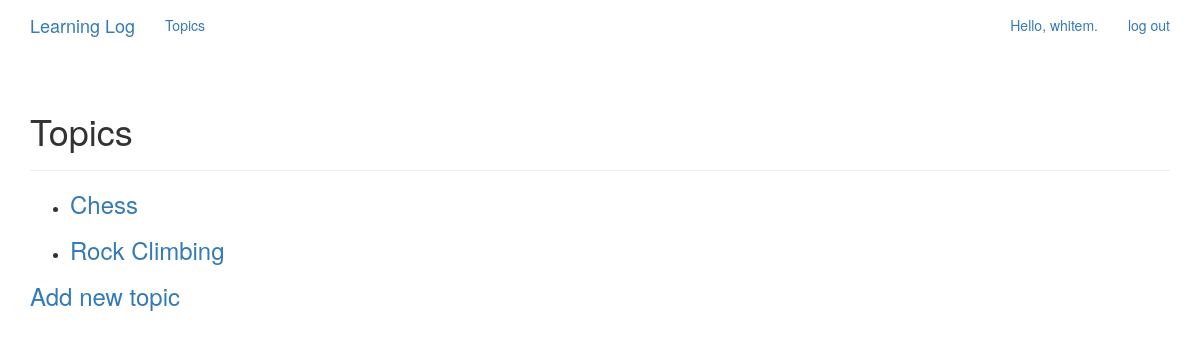
The page /topics/ (signed in) on the database as committed earlier.
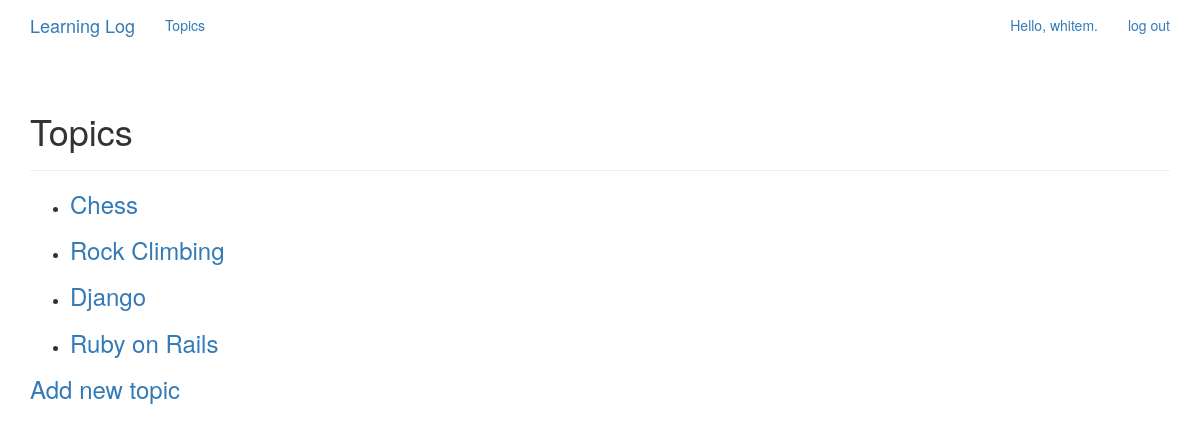
The same page on the database as committed later.
### learning_logs/models.py (models this page shows)
class Topic(models.Model):
	text = models.CharField(max_length=200)
	date_added = models.DateTimeField(auto_now_add=True)
	owner = models.ForeignKey(User)
	def __str__(self):
		return self.text

### learning_logs/views.py (the view)
# urls.py: url(r'^topics/$', views.topics, name='topics'),
@login_required
def topics(request):
	topics = Topic.objects.filter(owner=request.user).order_by('date_added')
	context = {'topics': topics}
	return render(request, 'learning_logs/topics.html', context)

### learning_logs/templates/learning_logs/topics.html
{% extends "learning_logs/base.html" %}
{% block header %}
  <h1>Topics</h1>
{% endblock %}
{% block content %}
  <ul>
    {% for topic in topics %}
      <li>
        <h3>
          <a href="{% url 'learning_logs:topic' topic.id %}">{{ topic }}</a>
        </h3>
      </li>
    {% empty %}
      <li>No topics have been added yet. Click  Add new topic to add an topic</li>
    {% endfor %}
  </ul>
  <h3><a href="{% url 'learning_logs:new_topic' %}">Add new topic</h3>
{% endblock content %}

Rows that differ between the two databases and show on the page:
added Topic: text "Django"
added Topic: text "Ruby on Rails"
